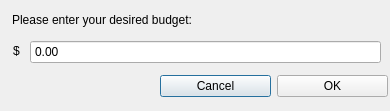
<?xml version="1.0" encoding="UTF-8"?>
<ui version="4.0">
 <class>updateBudgetDialog</class>
 <widget class="QDialog" name="updateBudgetDialog">
  <property name="geometry">
   <rect>
    <x>0</x>
    <y>0</y>
    <width>390</width>
    <height>111</height>
   </rect>
  </property>
  <property name="windowTitle">
   <string>Dialog</string>
  </property>
  <widget class="QLabel" name="label">
   <property name="geometry">
    <rect>
     <x>12</x>
     <y>12</y>
     <width>205</width>
     <height>16</height>
    </rect>
   </property>
   <property name="text">
    <string>Please enter your desired budget:</string>
   </property>
  </widget>
  <widget class="QLabel" name="label_2">
   <property name="geometry">
    <rect>
     <x>13</x>
     <y>43</y>
     <width>16</width>
     <height>16</height>
    </rect>
   </property>
   <property name="text">
    <string>$</string>
   </property>
  </widget>
  <widget class="QWidget" name="">
   <property name="geometry">
    <rect>
     <x>160</x>
     <y>70</y>
     <width>228</width>
     <height>32</height>
    </rect>
   </property>
   <layout class="QHBoxLayout" name="horizontalLayout_2">
    <item>
     <widget class="QPushButton" name="cancelButton">
      <property name="text">
       <string>Cancel</string>
      </property>
     </widget>
    </item>
    <item>
     <widget class="QPushButton" name="okButton">
      <property name="text">
       <string>OK</string>
      </property>
     </widget>
    </item>
   </layout>
  </widget>
  <widget class="QDoubleSpinBox" name="budgetEntered">
   <property name="geometry">
    <rect>
     <x>30</x>
     <y>40</y>
     <width>351</width>
     <height>24</height>
    </rect>
   </property>
   <property name="autoFillBackground">
    <bool>false</bool>
   </property>
   <property name="buttonSymbols">
    <enum>QAbstractSpinBox::NoButtons</enum>
   </property>
   <property name="maximum">
    <double>100000000000000000620008645040778319495168.000000000000000</double>
   </property>
  </widget>
 </widget>
 <resources/>
 <connections/>
</ui>
